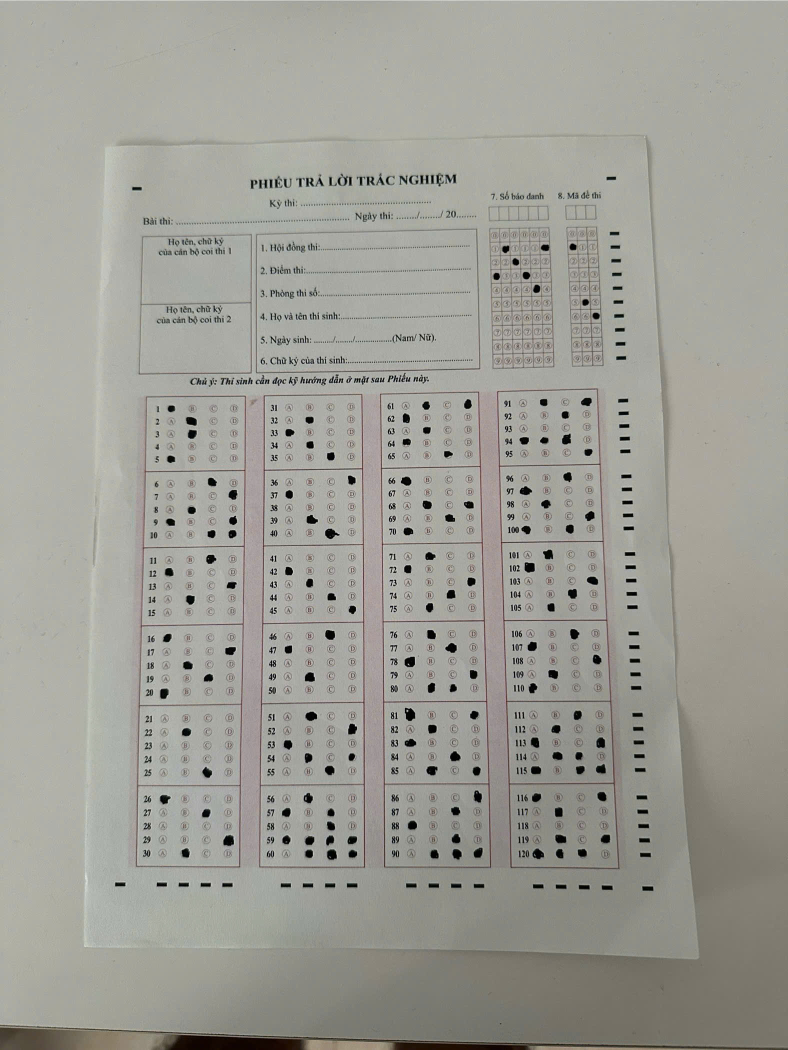
#> input picture Samples/SBD.jpg, 1576 x 2100 px (shown at 1/2 size); its folder holds only this picture in this run
$ python -i process_img.py   (imports and definitions only)
#> lines starting #> are read from the running program, lines starting #| are printed output that depends on the picture; after the words box and inside, x2 and y2 are one past the last pixel; in counts of white or black regions, pixels touching at a corner belong together
#> in warp_process, img is the input picture: shape (2100, 1576, 3); mean B, G, R 150.2, 157.7, 158.3
import math
from collections import defaultdict

import cv2
import imutils
import numpy as np
from model import CNN_Model
from six import binary_type

ANSWERS_KEY = {
    1: "A",
    2: "B",
    3: "B",
    4: None,
    5: "A",
    6: "C",
    7: "D",
    8: "B",
    9: "A",
    10: "None",
    11: "C",
    12: "A",
    13: "D",
    14: "B",
    15: None,
    16: "A",
    17: "D",
    18: "B",
    19: "C",
    20: "A",
    21: None,
    22: "B",
    23: None,
    24: None,
    25: "C",
    26: "A",
    27: "C",
    28: None,
    29: "D",
    30: "B",
    31: None,
    32: "B",
    33: "A",
    34: "B",
    35: "C",
    36: "D",
    37: "A",
    38: None,
    39: "B",
    40: "C",
    41: None,
    42: "A",
    43: "B",
    44: "C",
    45: "D",
    46: "C",
    47: "A",
    48: None,
    49: "B",
    50: None,
    51: "B",
    52: "D",
    53: "A",
    54: "None",
    55: "C",
    56: "B",
    57: "None",
    58: "C",
    59: "None",
    60: "None",
    61: "None",
    62: "A",
    63: "B",
    64: "A",
    65: "C",
    66: "A",
    67: None,
    68: "None",
    69: "C",
    70: "A",
    71: "B",
    72: "A",
    73: "D",
    74: "C",
    75: "B",
    76: "B",
    77: "C",
    78: "A",
    79: "D",
    80: "None",
    81: "None",
    82: "B",
    83: "A",
    84: "C",
    85: "None",
    86: "D",
    87: "C",
    88: "A",
    89: "C",
    90: "None",
    91: "None",
    92: "C",
    93: "None",
    94: "None",
    95: "D",
    96: "C",
    97: "A",
    98: "B",
    99: "D",
    100: "None",
    101: "B",
    102: "A",
    103: "D",
    104: "C",
    105: "B",
    106: "C",
    107: "A",
    108: "D",
    109: "B",
    110: "A",
    111: "C",
    112: "B",
    113: "None",
    114: "None",
    115: "None",
    116: "None",
    117: "B",
    118: None,
    119: "None",
    120: "None",
}


# Hàm hiển thị hình ảnh
# [20 lines left out: function print_img, not called in this run]


def get_x(s):
    return s[1][0]


def get_y(s):
    return s[1][1]


def get_h(s):
    return s[1][3]


def get_x_ver1(s):
    s = cv2.boundingRect(s)
    return s[0] * s[1]


def order_point(pts):
    rect = np.zeros((4, 2), dtype="float32")
    # Theo hàng (axis = 1) cộng trái sang phải
    s = pts.sum(axis=1)
    # Trừ cột trái sang phải
    diff = np.diff(pts, axis=1)
    # Góc 0,0 của x và y sẽ nằm ở trên (Trong hình học máy)
    rect[0] = pts[np.argmin(s)]  # Góc trên-trái (x+y nhỏ nhất)
    rect[2] = pts[np.argmax(s)]  # Góc dưới-phải (x+y lớn nhất)
    rect[1] = pts[np.argmin(diff)]  # Góc trên-phải (x-y nhỏ nhất)
    rect[3] = pts[np.argmax(diff)]  # Góc dưới-trái (x-y lớn nhất)

    return rect


def find_sheet_contour(image):
    gray = cv2.cvtColor(image, cv2.COLOR_BGR2GRAY)
    # print_img(gray)
    blurred = cv2.GaussianBlur(gray, (5, 5), 0)
    # print_img(blurred)
    img_canny = cv2.Canny(blurred, 50, 150)
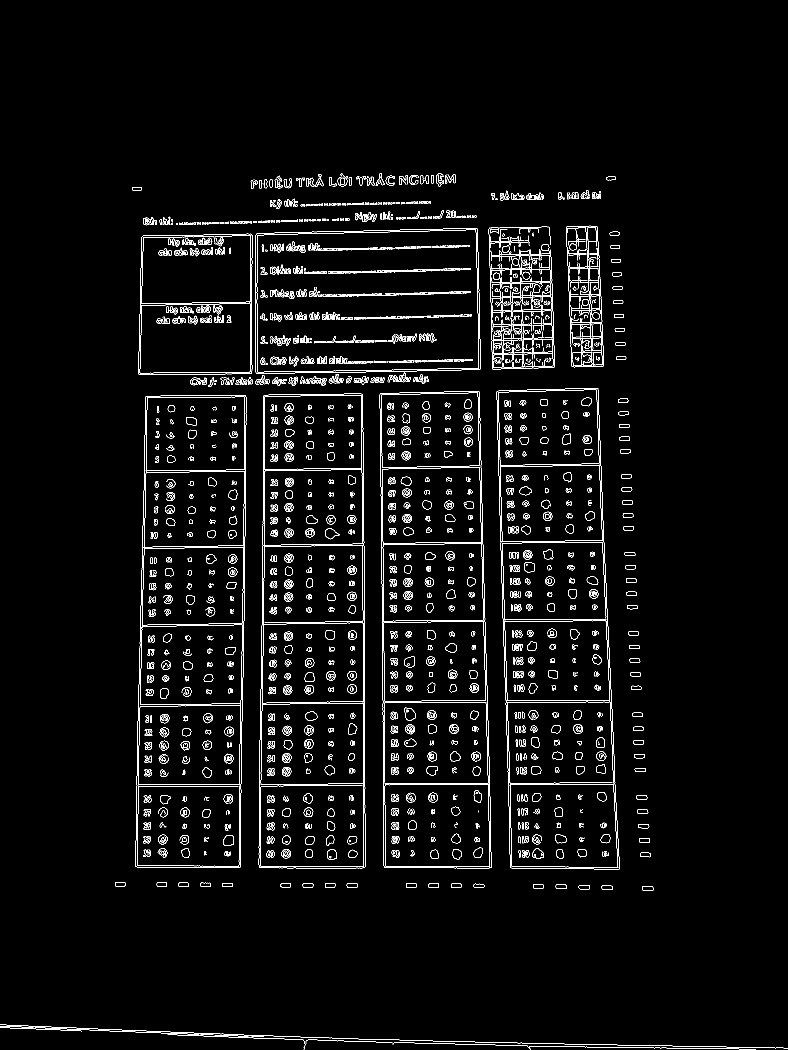
#> img_canny: shape (2100, 1576) (shown at 1/2 size); 3.3% white in thin lines or dots, all inside (x1, y1, x2, y2) = (0, 346, 1576, 2100)
    # print_img(img_canny)
    kernel = np.ones((5, 5), np.uint8)
    img_canny = cv2.dilate(img_canny, kernel, iterations=2)
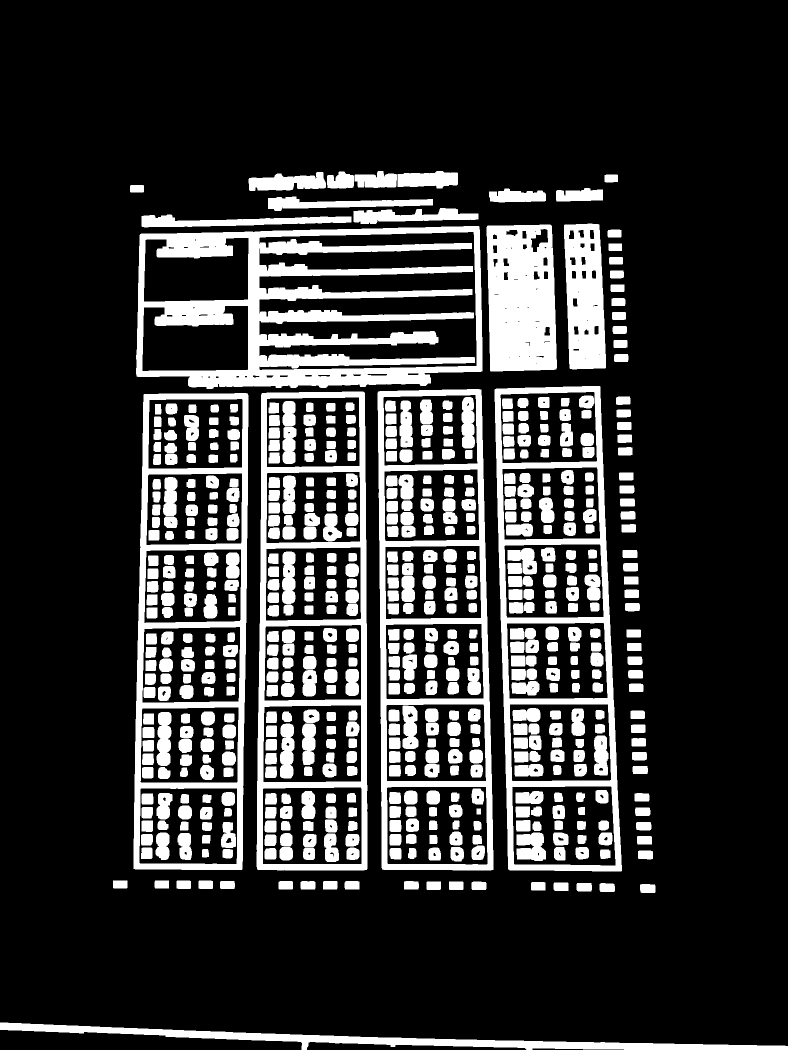
#> img_canny: shape (2100, 1576) (shown at 1/2 size); 20.2% white; 616 white regions
    # print_img(img_canny)
    cnts = cv2.findContours(img_canny, cv2.RETR_EXTERNAL, cv2.CHAIN_APPROX_SIMPLE)
#> cnts = 77 contours; largest, box (x1, y1, x2, y2) and area: (989, 772, 1244, 1743) 210400, (272, 452, 965, 778) 208722, (755, 778, 987, 1741) 205912, (513, 783, 735, 1741) 204131, (267, 786, 497, 1740) 203865
    cnts = imutils.grab_contours(cnts)
    cnts = sorted(cnts, key=cv2.contourArea, reverse=True)

    for c in cnts:
        # Đo độ dài(chu vi) của đuờng viền, true để đảm bảo đuờng viền khép kín
        peri = cv2.arcLength(c, True)
        # Hàm này giúp loại bỏ các điểm không quan trọng, chỉ giữ lại các điểm ngoặc (góc)
        approx = cv2.approxPolyDP(c, 0.02 * peri, True)
        if len(approx) == 4:
            area = cv2.contourArea(approx)
            img_area = image.shape[0] * image.shape[1]
            if area > 0.15 * img_area:
                # approx sẽ trả về kiểu (4,1,2) lần luợt là số góc, mỗi điểm nằm trong 1 list, 2 là x và y
                # (4,2) sẽ trả về x,y trong list đơn giản hơn (bỏ nhiều dấu [])
                return approx.reshape(4, 2)
#> this loop made 77 passes
#> (peri, approx, area) on passes 1, 2, 3, 4, 5, 6, 7, 13, 18: (2399.4, [[1199, 772], [989, 779], [1019, 1740], [1243, 1741]], 209516), (2082.6, [[958, 453], [282, 467], [273, 752], [964, 742]], 196146.5), (2363.3, [[958, 778], [755, 785], [767, 1739], [986, 1739]], 202102.5), (2344.1, [[726, 783], [522, 789], [516, 1739], [734, 1737]], 200876), (2342.2, [[492, 786], [287, 789], [270, 1738], [484, 1738]], 199111), (852.4, [[1100, 449], [973, 454], [981, 742], [1112, 738]], 37261.5), (728.1, [[1196, 448], [1128, 450], [1144, 738], [1211, 735]], 19445), (307.5, [[915, 346], [795, 348], [795, 373], [913, 370]], 2913), (90.49, [[1280, 1769], [1281, 1784], [1310, 1784], [1309, 1769]], 435)
#> (peri, area) on passes 61, 62, 63, 64, 68, 69: (84.24, 392), (84.83, 405), (84.24, 385.5), (83.66, 379), (81.66, 365), (81.66, 365)
    return None


def warp_perspective(image, pts, output_w=1700, output_h=2200):
    rect = order_point(pts.astype("float32"))

    # Ghi 4 tọa độ của hình đích, -1 là do pixel bắt đầu từ 0
    dst = np.array(
        [[0, 0], [output_w - 1, 0], [output_w - 1, output_h - 1], [0, output_h - 1]],
        dtype="float32",
    )

    m = cv2.getPerspectiveTransform(rect, dst)
    warped = cv2.warpPerspective(image, m, (output_w, output_h))
    return warped


def find_timing_marks(img):
    gray = cv2.cvtColor(img, cv2.COLOR_BGR2GRAY)
    for thresh_val in [50, 70, 90, 110, 130]:
        _, thresh = cv2.threshold(gray, thresh_val, 255, cv2.THRESH_BINARY_INV)
        contours, _ = cv2.findContours(
            thresh, cv2.RETR_EXTERNAL, cv2.CHAIN_APPROX_SIMPLE
        )

        marks = []
        for c in contours:
            x, y, w, h = cv2.boundingRect(c)
            area = w * h
            ratio = w / float(h) if h > 0 else 0
            # Lấy hình chữ nhật dẹt
            if 30 < area < 4000 and ratio > 1.5 and ratio < 6:
                marks.append((x, y, w, h))

        if len(marks) < 4:
            continue
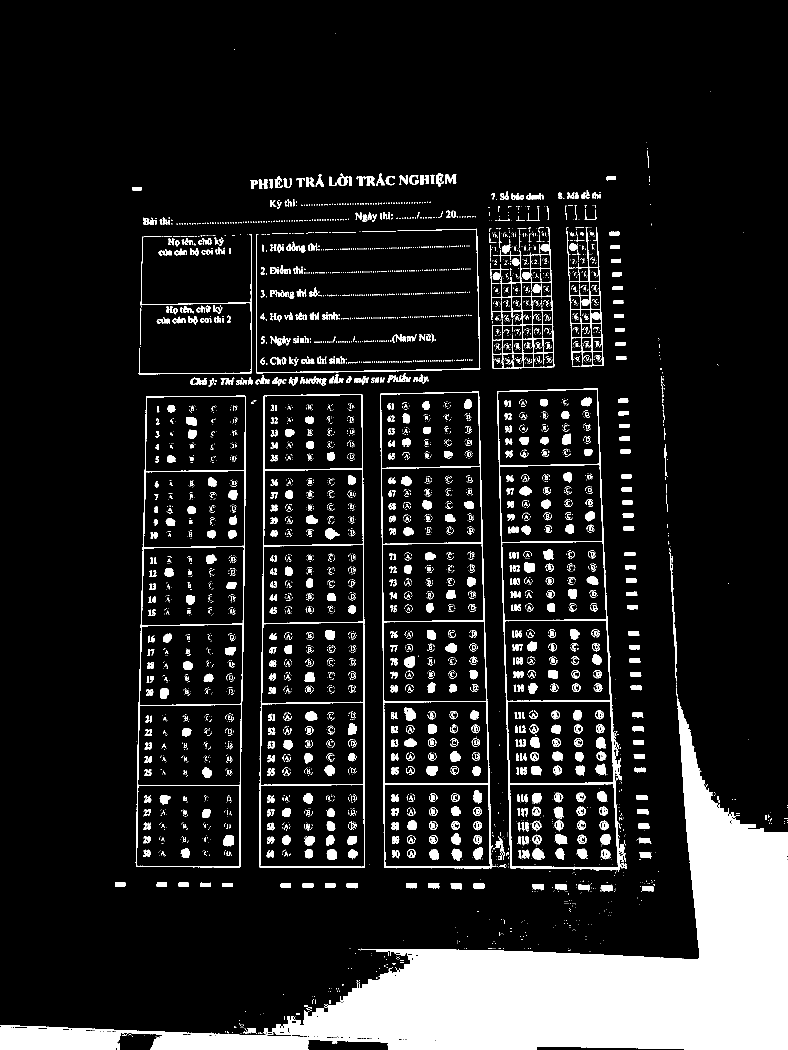
#> thresh: shape (2100, 1576) (shown at 1/2 size); 12.3% white; 4403 white regions (3376 under 20 px), largest, box (x1, y1, x2, y2) and area: (0, 1397, 1576, 2100) 247086, (994, 777, 1254, 1743) 9907, (760, 783, 984, 1738) 7643

    h_img, w_img = img.shape[:2]
#> h_img = 2100; w_img = 1576

    margin_x = w_img * 0.1
#> margin_x = 157.6
    margin_y = h_img * 0.1
#> margin_y = 210

    marks_in_bound = []
    for m in marks:
        x, y, w, h = m
        cx = x + w / 2
        cy = y + h / 2
        if margin_x < cx < w_img - margin_x and margin_y < cy < h_img - margin_y:
            marks_in_bound.append(m)
#> this loop made 75 passes
#> (x, y, w, h, cx, cy) on passes 1 to 12: (592, 2026, 8, 4, 596, 2028), (613, 2014, 11, 6, 618.5, 2017), (784, 1926, 8, 4, 788, 1928), (1284, 1772, 24, 11, 1296, 1777.5), (1203, 1770, 23, 13, 1214.5, 1776.5), (1157, 1769, 23, 14, 1168.5, 1776), (1111, 1768, 23, 13, 1122.5, 1774.5), (1065, 1768, 23, 13, 1076.5, 1774.5), (947, 1767, 22, 11, 958, 1772.5), (901, 1766, 23, 13, 912.5, 1772.5), (857, 1766, 22, 12, 868, 1772), (812, 1766, 22, 11, 823, 1771.5)
#> after the loop, marks_in_bound = 72 items, first 6: (1284, 1772, 24, 11), (1203, 1770, 23, 13), (1157, 1769, 23, 14), (1111, 1768, 23, 13), (1065, 1768, 23, 13), (947, 1767, 22, 11)
    if len(marks_in_bound) < 4:
        return None
    marks_in_bound = np.array(marks_in_bound)
#> marks_in_bound = 72 rows, first 6: [1284, 1772, 24, 11], [1203, 1770, 23, 13], [1157, 1769, 23, 14], [1111, 1768, 23, 13], [1065, 1768, 23, 13], [947, 1767, 22, 11]
    centers = np.array([[x + w / 2, y + h / 2] for x, y, w, h in marks_in_bound])
#> centers = 72 pairs, first value 240.5 to 1296, second value 357 to 1777.5

    # x+y
    s = centers.sum(axis=1)
#> s = 72 values, max 3073.5 at index 0, min 651.5 at index 70, mean 2221.6
    # x-y(Lấy tấy cả cột 0 - tất cả cột 1)
    diff = centers[:, 0] - centers[:, 1]
#> diff = 72 values, max 865.5 at index 71, min -1528.5 at index 17, mean -104.8

    tl = centers[np.argmin(s)]
#> tl = [274, 377.5]
    br = centers[np.argmax(s)]
#> br = [1296, 1777.5]
    tr = centers[np.argmax(diff)]
#> tr = [1222.5, 357]
    bl = centers[np.argmin(diff)]
#> bl = [240.5, 1769]

    img_copy = img.copy()

    # Vẽ tất cả các mark
    for i, (x, y, w, h) in enumerate(marks):
        cv2.rectangle(img_copy, (x, y), (x + w, y + h), (0, 255, 0), 1)
        cv2.putText(
            img_copy,
            str(i + 1),
            (x, y - 5),
            cv2.FONT_HERSHEY_SIMPLEX,
            0.5,
            (0, 255, 0),
            1,
        )
#> this loop made 75 passes
#> (x, y, w, h) on passes 1 to 12: (592, 2026, 8, 4), (613, 2014, 11, 6), (784, 1926, 8, 4), (1284, 1772, 24, 11), (1203, 1770, 23, 13), (1157, 1769, 23, 14), (1111, 1768, 23, 13), (1065, 1768, 23, 13), (947, 1767, 22, 11), (901, 1766, 23, 13), (857, 1766, 22, 12), (812, 1766, 22, 11)
#> img_copy: shape (2100, 1576, 3); 0.24% of pixels changed, all inside (x1, y1, x2, y2) = (230, 338, 1309, 2031)

    # Vẽ 4 điểm góc (to hơn)
    cv2.circle(img_copy, tuple(tl.astype(int)), 12, (0, 0, 255), -1)
#> img_copy: shape (2100, 1576, 3); mean B, G, R 149.9, 157.9, 158
    cv2.circle(img_copy, tuple(tr.astype(int)), 12, (255, 0, 0), -1)
#> img_copy: shape (2100, 1576, 3); mean B, G, R 149.9, 157.9, 158
    cv2.circle(img_copy, tuple(bl.astype(int)), 12, (0, 255, 255), -1)
#> img_copy: shape (2100, 1576, 3); mean B, G, R 149.9, 157.9, 158
    cv2.circle(img_copy, tuple(br.astype(int)), 12, (255, 0, 255), -1)
#> img_copy: shape (2100, 1576, 3); mean B, G, R 149.9, 157.9, 158

    # Ghi chú
    cv2.putText(
        img_copy,
        "TL",
        tuple(tl.astype(int) - [30, 30]),
        cv2.FONT_HERSHEY_SIMPLEX,
        1,
        (0, 0, 255),
        2,
    )
#> img_copy: shape (2100, 1576, 3); mean B, G, R 149.9, 157.9, 158
    cv2.putText(
        img_copy,
        "TR",
        tuple(tr.astype(int) + [10, -30]),
        cv2.FONT_HERSHEY_SIMPLEX,
        1,
        (255, 0, 0),
        2,
    )
#> img_copy: shape (2100, 1576, 3); mean B, G, R 149.9, 157.9, 158
    cv2.putText(
        img_copy,
        "BL",
        tuple(bl.astype(int) - [30, 30]),
        cv2.FONT_HERSHEY_SIMPLEX,
        1,
        (0, 255, 255),
        2,
    )
#> img_copy: shape (2100, 1576, 3); mean B, G, R 149.9, 157.9, 158
    cv2.putText(
        img_copy,
        "BR",
        tuple(br.astype(int) + [10, 10]),
        cv2.FONT_HERSHEY_SIMPLEX,
        1,
        (255, 0, 255),
        2,
    )
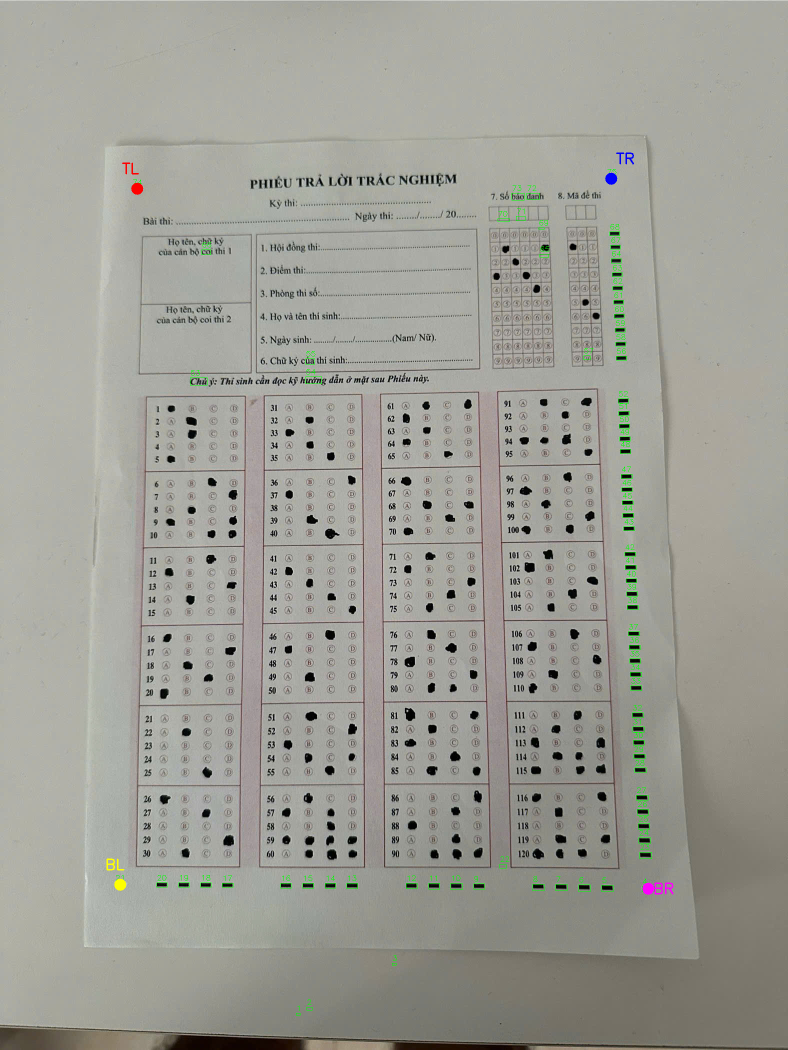
#> img_copy: shape (2100, 1576, 3) (shown at 1/2 size); mean B, G, R 149.9, 157.9, 158

    # Hiển thị số thứ tự
    cv2.putText(
        img_copy,
        f"Total marks: {len(marks)}",
        (10, 30),
        cv2.FONT_HERSHEY_SIMPLEX,
        0.7,
        (255, 255, 255),
        2,
    )
#> img_copy: shape (2100, 1576, 3); 0.03% of pixels changed, all inside (x1, y1, x2, y2) = (10, 14, 186, 32)

    print(f"tl: {tl}\ntr: {tr}\nbl: {bl}\nbr: {br}\n")
#| tl: [274.  377.5]
#| tr: [1222.5  357. ]
#| bl: [ 240.5 1769. ]
#| br: [1296.  1777.5]
    # print_img(img_copy)
    return np.array([tl, tr, br, bl], dtype="float32")


def warp_process(image, output_w=1700, output_h=2200):
    if isinstance(image, str):
        img = cv2.imread(image)
        if img is None:
            print("Không đọc được ảnh\n")
            return None
    else:
        img = image

    # Strategy 1: Tìm contour
    pts = find_sheet_contour(img)

    # Strategy 2: Tìm timing marks
    if pts is None:
        pts = find_timing_marks(img)
#> pts = [[274, 377.5], [1222.5, 357], [1296, 1777.5], [240.5, 1769]]

    # Strategy 3: Adaptive threshold + contour
    if pts is None:
        # Thử adaptive threshold
        gray = cv2.cvtColor(img, cv2.COLOR_BGR2GRAY)
        thresh = cv2.adaptiveThreshold(
            gray, 255, cv2.ADAPTIVE_THRESH_GAUSSIAN_C, cv2.THRESH_BINARY, 11, 2
        )
        cnts = cv2.findContours(thresh, cv2.RETR_EXTERNAL, cv2.CHAIN_APPROX_SIMPLE)
        cnts = imutils.grab_contours(cnts)
        cnts = sorted(cnts, key=cv2.contourArea, reverse=True)

        for c in cnts[:5]:
            peri = cv2.arcLength(c, True)
            approx = cv2.approxPolyDP(c, 0.02 * peri, True)
            if len(approx) == 4:
                area = cv2.contourArea(approx)
                if area > 0.1 * img.shape[0] * img.shape[1]:
                    pts = approx.reshape(4, 2)
                    break

    if pts is None:
        print("❌ Không tìm thấy 4 góc\n")
        return None

    warped = warp_perspective(img, pts, output_w, output_h)
#> in order_point, `s = pts.sum(axis=1)`: s = [651.5, 1579.5, 3073.5, 2009.5]
#> in order_point, `diff = np.diff(pts, axis=1)`: diff = [103.5, -865.5, 481.5, 1528.5]
#> in warp_perspective, `rect = order_point(pts.astype("float32"))`: rect has the same summary as pts in warp_process
#> in warp_perspective, `m = cv2.getPerspectiveTransform(rect, dst)`: m = [[1.9, 0.0457, -537.3], [0.0394, 1.82, -699.2], [2.39e-05, 8.35e-05, 1]]
#> in warp_perspective, `warped = cv2.warpPerspective(image, m, (output_w, output_h))`:
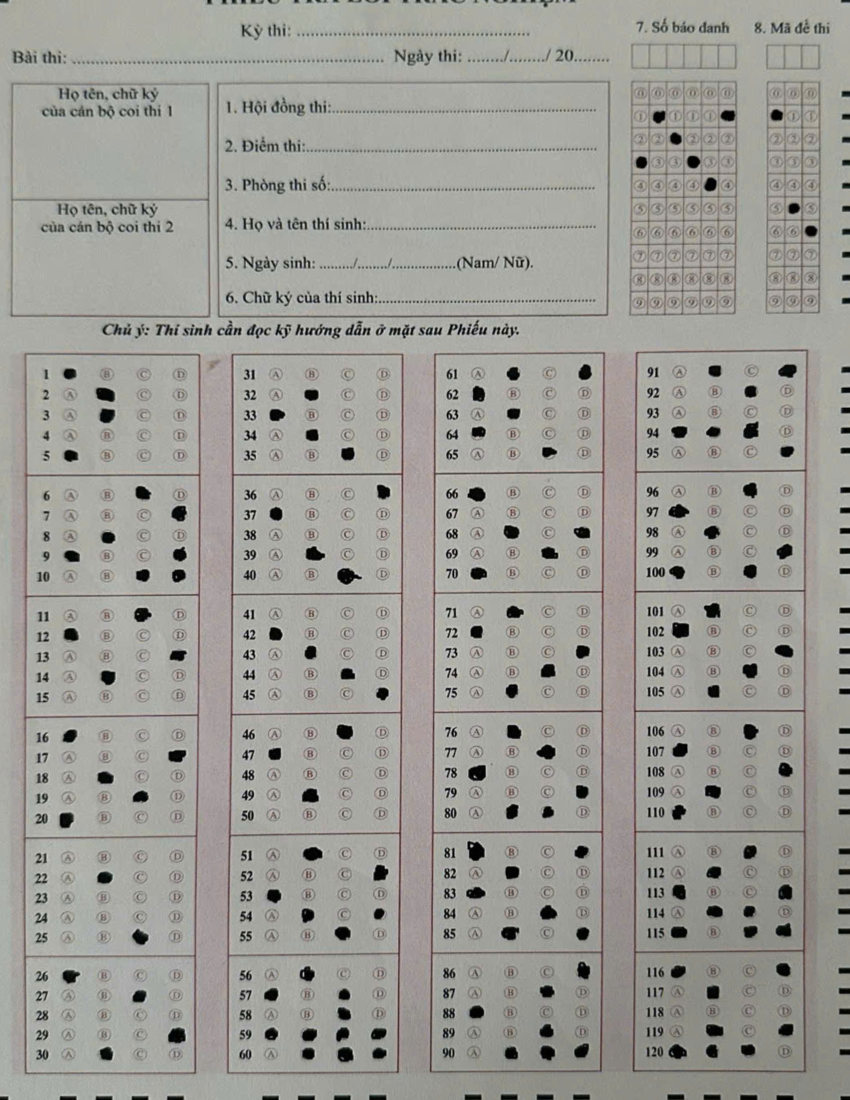
#> warped: shape (2200, 1700, 3) (shown at 1/2 size); mean B, G, R 150.1, 155.6, 156.4
    return warped


# [281 lines left out: functions find_answer_blocks, process_ans_blocks, process_list_ans, pixel_counting, map_answer, get_answers, not called in this run]

>>> result = warp_process('../Samples/SBD.jpg')
